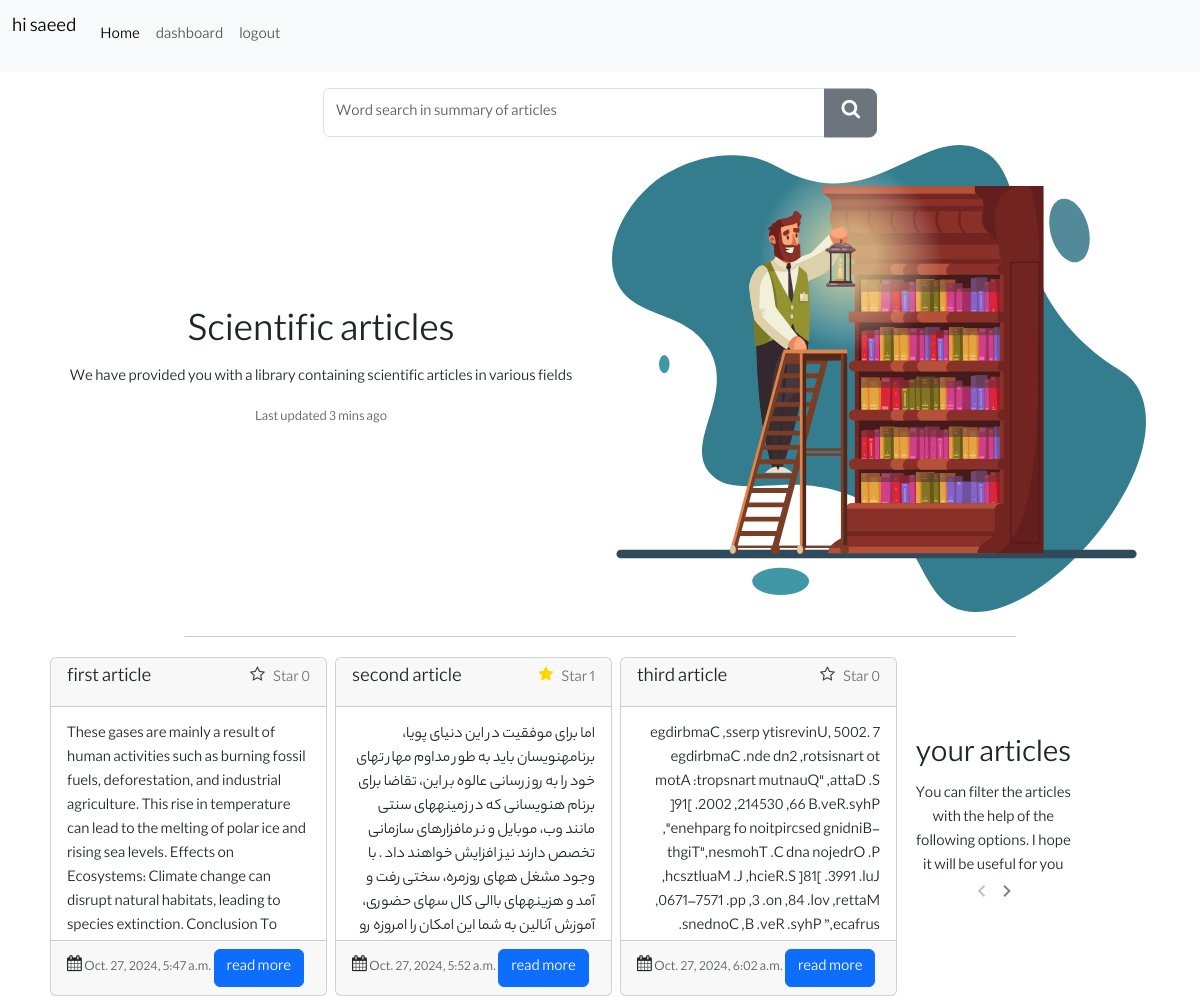
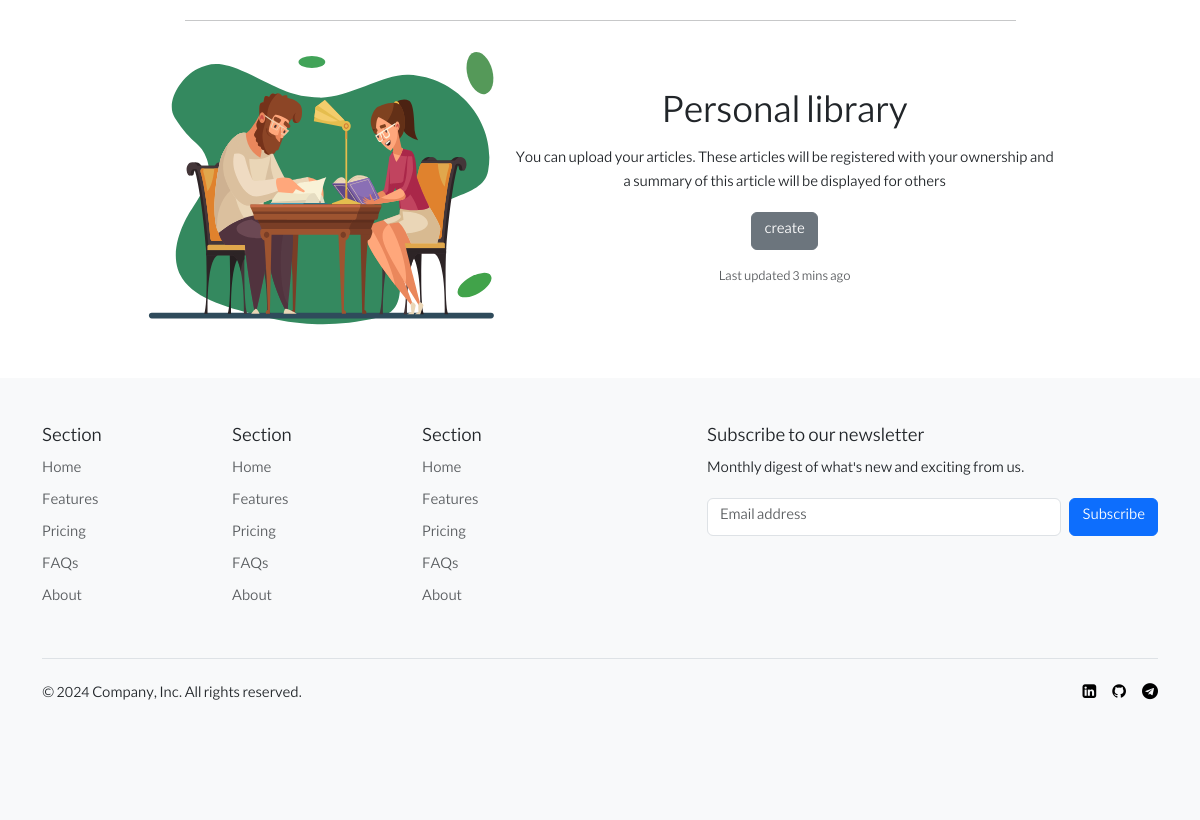
The app's page /accounts/profile (signed in) with its own data (2 pictures, top to bottom).
### home/models.py (models this page shows)
class Article(models.Model):
    title = models.CharField(max_length=100)
    body = models.TextField()
    pdf = models.FileField(upload_to='%Y/%m/%d/')
    lang = models.CharField(max_length=10)
    created = models.DateTimeField(auto_now_add=True)
    owner = models.ManyToManyField(User)

### accounts/views.py (the view)
# urls.py: path('profile', views.user_article, name="profile")
def user_article(request):
    form = ArticleFindForm()
    articles = Article.objects.annotate(like_count=Count('like')).filter(owner__id=request.user.id)
    text = 'your articles'
    if not articles.exists():
        messages.warning(request, "you don't have any article yet")
        return redirect('home')
    paginator = Paginator(articles, 3)  # 2 articles per page
    page_number = request.GET.get('page')  # Get the current page number from the request
    page_obj = paginator.get_page(page_number)  # Get the page object
    return render(request, 'home.html', {'articles': page_obj, 'text': text, 'form': form})

### accounts/forms.py
class ArticleFindForm(forms.Form):
    search = forms.CharField(widget=forms.TextInput(attrs={'class':'form-control','placeholder':'Word search in summary of articles'}))

### templates/home.html
{% extends 'base.html' %} {% block content %}
<div class="col-md-6">
  <form method="get" class="d-flex" novalidate>
    <div class="input-group">
      {{ form.search }}
      <button class="btn btn-secondary btn-lg" type="submit">
        <span class="icon-search"></span>
      </button>
    </div>
  </form>
</div>
<div class="container p-2">
    <div class="row bd-highlight justify-content-center">
      <div class="col-md-6  align-self-center text-center">
        <h1>Scientific articles</h1>
        <p>
          We have provided you with a library containing <b>{{ num }}</b> scientific
          articles in various fields
        </p>
        <p>
          <small class="text-body-secondary">Last updated 3 mins ago</small>
        </p>
      </div>
      <div class="col-md-6 bd-highlight">
        {% load static %}
        <img src="{% static 'svg/library.svg' %}" alt="..." />
      </div>
    </div>
</div>
<hr class="w-75" />
<div class="container">
      <div class="row">
        {% for article in articles %}
        <div class="card  col-12 col-lg-3 m-1" style="padding-left: 0;padding-right: 0;">
      <div class="card-header d-flex justify-content-between">
        <h5
          class="d-flex justify-content-between"
          dir="{% if article.lang == 'fa' %}rtl{% else %}ltr{% endif %}"
        >
          {{ article.title }}
        </h5>
        <a href="/star/star/{{ article.id }}" class="link-secondary link-offset-2 link-underline-opacity-25 link-underline-opacity-100-hover">
          {% if article.like_count == 0 %}
          <span class="icon-star-o">
          {% else %}
          <span class="icon-star">
          {% endif %}
          </span> Star<span> {{ article.like_count }} </span>
        </a>
      </div>
      <div class="card-body" style="max-height: 233px; overflow: hidden">
        <p class="card-text"
          dir="{% if article.lang == 'fa' %}rtl{% else %}ltr{% endif %}">
          {{ article.body }}
        </p>
      </div>
      <div class="card-footer">
        <span class="icon-calendar"></span>
        <small class="text-body-secondary">
            {{ article.created }}
        </small>
        <a href="{% url 'detail' article.id %}" class="btn btn-primary">
            read more
        </a>
      </div>
    </div>
        {%endfor%}
        <div class="col-12 col-lg-2 d-flex flex-column justify-content-center align-items-center">
            <span class="text-center">
              <h2>{{ text }}</h2>
              You can filter the articles with the help of the following options. I hope it will be useful for you
            </span>
            <span class="felesh d-flex" style="font-size: 1vw;">
              {% if articles.has_previous %}
                <div><a href="?page={{ articles.previous_page_number }}"><span class="icon-navigate_before"></span></a></div>
              {% else %}
                <div><span class="icon-navigate_before disable"></span></div>
              {% endif %}
              {% if articles.has_next %}
                <div><a href="?page={{ articles.next_page_number }}"><span class="icon-navigate_next"></span></a></div>
              {% else %}
                <div><span class="icon-navigate_next disable"></span></div>
              {% endif %}
            </span>
        </div>
    </div>
</div>
<hr class="w-75" />
<div class="container">
    <div class="row bd-highlight justify-content-center">
      <div class="col-8 col-lg-4 p-2 ">
        {% load static %}
        <img src="{% static 'svg/table.svg' %}" alt="..." />
      </div>
      <div class="col-8 col-lg-6 p-2 align-self-center text-center">
        <h1>Personal library</h1>
        <p>
          You can upload your articles. These articles will be registered with your
          ownership and a summary of this article will be displayed for others
        </p>
        <a href="/upload" class="btn btn-secondary mb-3">create</a>
        <p>
          <small class="text-body-secondary">Last updated 3 mins ago</small>
        </p>
      </div>
    </div>
</div>
{% endblock %}

### templates/base.html (shortened to what this page needs)
<!DOCTYPE html>
<html lang="en">
  <head>
    <link
      href="https://cdn.jsdelivr.net/npm/bootstrap@5.3.3/dist/css/bootstrap.min.css"
      rel="stylesheet"
    />
    {% load static %}
    <link
      rel="stylesheet"
      type="text/css"
      href="{% static 'style/form.css' %}"
    />
    <link rel="stylesheet" href="{% static 'icon/style.css' %}" />
    <link rel="stylesheet" href="{% static 'icon/moreStyle.css' %}" />
  </head>
  <body>
    <nav class="navbar navbar-expand-lg bg-body-tertiary">
      <div class="container-fluid">
        <span class="navbar-brand" href="#">
          {% if request.user.is_authenticated %}
          <p>hi {{ request.user }}</p>
          {%endif%}
        </span>
        <div class="collapse navbar-collapse" id="navbarNavAltMarkup">
          <div class="navbar-nav">
            <a
              class="nav-link active"
              aria-current="page"
              href="{% url 'home' %}"
              >Home</a
            >
            {% if request.user.is_authenticated %}
            <a class="nav-link" href="{% url 'profile'%}">dashboard</a>
            <a class="nav-link" href="{% url 'user_logout' %}">logout</a>
            {% else %}
            <a class="nav-link" href="{% url 'user_register' %}">register</a>
            <a class="nav-link" href="{% url 'user_login' %}">login</a>
            {% endif %}
          </div>
        </div>
      </div>
    </nav>
    <div
      class="container-lg d-flex justify-content-evenly flex-column align-items-center p-3"
    >
      {% block content %} {% endblock%}
    </div>
    <div class="bg-body-tertiary">
      <div class="container">
        <footer class="py-5">
          <div class="row">
            <div class="col-6 col-md-2 mb-3">
              <h5>Section</h5>
              <ul class="nav flex-column">
                <li class="nav-item mb-2">
                  <a href="#" class="nav-link p-0 text-body-secondary">Home</a>
                </li>
                <li class="nav-item mb-2">
                  <a href="#" class="nav-link p-0 text-body-secondary"
                    >Features</a
                  >
                </li>
                <li class="nav-item mb-2">
                  <a href="#" class="nav-link p-0 text-body-secondary"
                    >Pricing</a
                  >
                </li>
                <li class="nav-item mb-2">
                  <a href="#" class="nav-link p-0 text-body-secondary">FAQs</a>
                </li>
                <li class="nav-item mb-2">
                  <a href="#" class="nav-link p-0 text-body-secondary">About</a>
                </li>
              </ul>
            </div>
            <div class="col-6 col-md-2 mb-3">
              <h5>Section</h5>
              <ul class="nav flex-column">
                <li class="nav-item mb-2">
                  <a href="#" class="nav-link p-0 text-body-secondary">Home</a>
                </li>
                <li class="nav-item mb-2">
                  <a href="#" class="nav-link p-0 text-body-secondary"
                    >Features</a
                  >
                </li>
                <li class="nav-item mb-2">
                  <a href="#" class="nav-link p-0 text-body-secondary"
                    >Pricing</a
                  >
                </li>
                <li class="nav-item mb-2">
                  <a href="#" class="nav-link p-0 text-body-secondary">FAQs</a>
                </li>
                <li class="nav-item mb-2">
                  <a href="#" class="nav-link p-0 text-body-secondary">About</a>
                </li>
              </ul>
            </div>
            <div class="col-6 col-md-2 mb-3">
              <h5>Section</h5>
              <ul class="nav flex-column">
                <li class="nav-item mb-2">
                  <a href="#" class="nav-link p-0 text-body-secondary">Home</a>
                </li>
                <li class="nav-item mb-2">
                  <a href="#" class="nav-link p-0 text-body-secondary"
                    >Features</a
                  >
                </li>
                <li class="nav-item mb-2">
                  <a href="#" class="nav-link p-0 text-body-secondary"
                    >Pricing</a
                  >
                </li>
                <li class="nav-item mb-2">
                  <a href="#" class="nav-link p-0 text-body-secondary">FAQs</a>
                </li>
                <li class="nav-item mb-2">
                  <a href="#" class="nav-link p-0 text-body-secondary">About</a>
                </li>
              </ul>
            </div>
            <div class="col-md-5 offset-md-1 mb-3">
              <form>
                <h5>Subscribe to our newsletter</h5>
                <p>Monthly digest of what's new and exciting from us.</p>
                <div class="d-flex flex-column flex-sm-row w-100 gap-2">
                  <input
                    id="newsletter1"
                    type="text"
                    class="form-control"
                    placeholder="Email address"
                  />
                  <button class="btn btn-primary" type="button">
                    Subscribe
                  </button>
                </div>
              </form>
            </div>
          </div>
          <div
            class="d-flex flex-column flex-sm-row justify-content-between py-4 my-4 border-top"
          >
            <p>© 2024 Company, Inc. All rights reserved.</p>
            <ul class="list-unstyled d-flex">
              <li class="ms-3">
                <a class="link-body-emphasis" href="#">
                  <span class="icon-linkedin-square"></span>
                </a>
              </li>
              <li class="ms-3">
                <a class="link-body-emphasis" href="#">
                  <span class="icon-github"></span>
                </a>
              </li>
              <li class="ms-3">
                <a class="link-body-emphasis" href="#">
                  <span class="icon-telegram"></span>
                </a>
              </li>
            </ul>
          </div>
        </footer>
      </div>
    </div>
  </body>
</html>

### static/style/form.css (style rules this page uses)
body { font-family: lable; }
a { text-decoration: none; color: gray; }
.input-group button { top: 50%; transform: translateY(-50%); }
.felesh div { font-size: 2vw; color: gray; margin: auto 1%; }
.disable { cursor: not-allowed; color: silver; }
.card { padding-left: 0px;padding-right: 0px; }

### records on screen
Article: title "first article", like_count "0", body "These gases are mainly a result of human activities such as burning fossil fuels, deforestation, and industrial agriculture. This rise in temperature can lead to the melting of polar ice and rising sea levels. Effects on Ecosystems: Climate change can disrupt natural habitats, leading to species extinction. Conclusion To…", created "Oct. 27, 2024, 5:47 a.m."
Article: title "second article", like_count "1", body "اما برای موفقیت در این دنیای پویا، برنامهنویسان باید به طور مداوم مهار تهای خود را به روز رسانی عالوه بر این، تقاضا برای برنام هنویسانی که در زمینههای سنتی مانند وب، موبایل و نر مافزارهای سازمانی تخصص دارند نیز افزایش خواهند داد . با وجود مشغل ههای روزمره، سختی رفت و آمد و هزینههای باالی کال سهای حضوری، آموزش آنالین به شما این امکان را امروزه رو…", created "Oct. 27, 2024, 5:52 a.m."
Article: title "third article", like_count "0", body "7 .5002 ,egdirbmaC ,sserp ytisrevinU egdirbmaC .nde dn2 ,rotsisnart ot motA :tropsnart mutnauQ\" ,attaD .S ]91[ .2002 ,214530 ,66 B.veR.syhP ,\"enehparg fo noitpircsed gnidniB-thgiT\",nesmohT .C dna nojedrO .P ,hcsztluaM .J ,hcieR.S ]81[ .3991 .luJ ,0671–7571 .pp ,3 .on ,84 .lov ,rettaM .snednoC ,B .veR .syhP ”,ecafrus…", created "Oct. 27, 2024, 6:02 a.m."

### other values on screen
{{ request.user }} "saeed"
{{ text }} "your articles"
